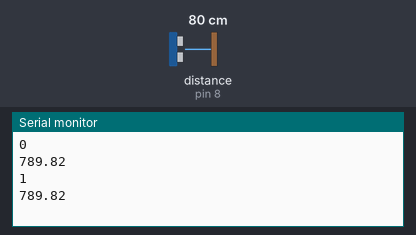
A sketch run on a simulated Arduino Uno, built with avr-gcc and run on an emulated ATmega328P. Shown: the last lines printed to the serial monitor. Wiring (inferred from the names in the program): ultrasonic range finder: trigger pin 9; echo pin 8. The test bench sets the inputs (shaded band); at power-on: distance to the obstacle (sensor on pin 8) 80 cm. The echo pulse lasts 58.3 µs per cm.

Above: at 1.8 s.
1.9 s: distance to the obstacle (sensor on pin 8) set to 2 cm
At 2.7 s:
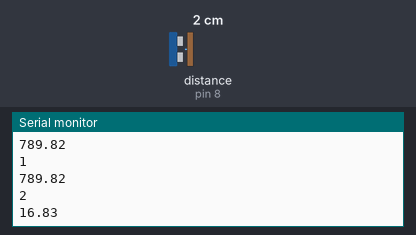
3.4 s: distance to the obstacle (sensor on pin 8) set to 4 cm
At 4.3 s:
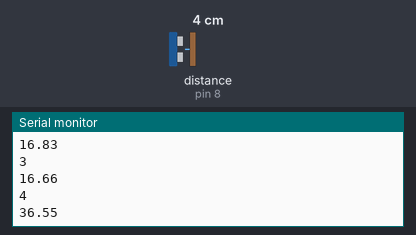
Timing chart, 0 to 6.4 s (numbered marks = the images above; inputs shaded):
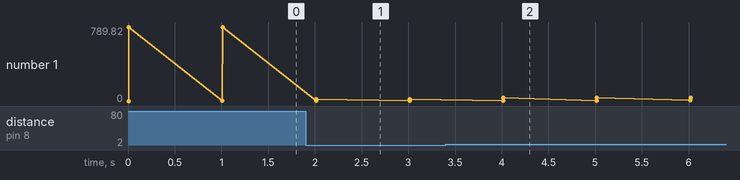

Measured:
- after the input at 1.9 s, the serial monitor: prints a new line after 0.12 s (image 1)
- after the input at 3.4 s, the serial monitor: prints a new line after 0.62 s (image 2)
- plotted number 1: 789.82 → 16.66 after the input at 1.9 s, 16.66 → 36.55 after the input at 3.4 s

The sketch:

sketch_feb15a.ino
```cpp
int trigPin = 9;
int echoPin = 8;

float udaljenost;
long vrijeme;

float refToc = 950;
int brojac;


void setup() {
  // put your setup code here, to run once:
pinMode(trigPin,OUTPUT);
pinMode(echoPin,INPUT);

Serial.begin(9600);
}

void loop() {
  digitalWrite(trigPin,LOW);
  delayMicroseconds(2);
  digitalWrite(trigPin,HIGH);
  delayMicroseconds(10);
  digitalWrite(trigPin,LOW);

  vrijeme = pulseIn(echoPin,HIGH);
  udaljenost =vrijeme*0.340/2;

  Serial.println(brojac);
  Serial.println(udaljenost);

  if(udaljenost < refToc)
  {
    brojac = brojac + 1;
    delay(1000);
    }


}
```
